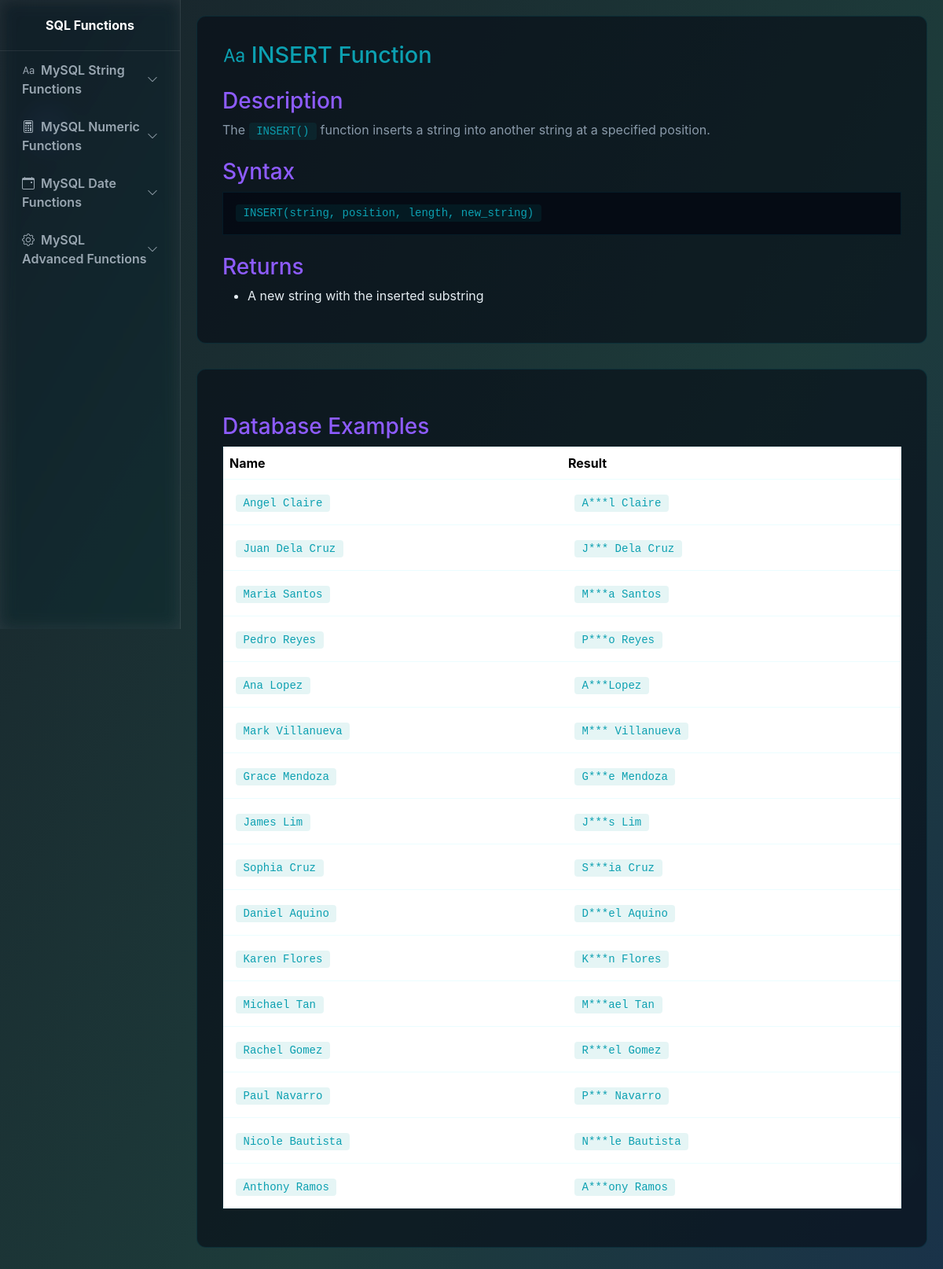
The app's page /pages/string/insert.php with its own data.
### tables this page shows
CREATE TABLE `employee` (
  `ID` int(11) NOT NULL,
  `Name` varchar(50) NOT NULL,
  `Department` varchar(50) NOT NULL,
  `Salary` decimal(10,2) NOT NULL,
  `Hire_Date` date NOT NULL
);

### pages/string/insert.php (the view, shortened to what this page needs)
<!DOCTYPE html>
<html lang="en">
<head>
  <link href="https://cdn.jsdelivr.net/npm/bootstrap@5.3.2/dist/css/bootstrap.min.css" rel="stylesheet">
  <link href="https://cdn.jsdelivr.net/npm/bootstrap-icons@1.10.5/font/bootstrap-icons.css" rel="stylesheet">
    <link href="/IT223-TASK3/style.css" rel="stylesheet">
</head>
<body>
  <aside class="sidebar" id="sidebar">
    <div class="brand">
      <div class="fw-bold">SQL Functions</div>
    </div>
    <nav class="px-2">
      <a class="nav-link d-flex justify-content-between align-items-center"
         data-bs-toggle="collapse" href="#stringFunctions" role="button"
         aria-expanded="false" aria-controls="stringFunctions">
        <span><i class="bi bi-type me-2"></i>MySQL String Functions</span>
        <i class="bi bi-chevron-down small"></i>
      </a>
      <a class="nav-link d-flex justify-content-between align-items-center"
         data-bs-toggle="collapse" href="#numericFunctions" role="button"
         aria-expanded="false" aria-controls="numericFunctions">
        <span><i class="bi bi-calculator me-2"></i>MySQL Numeric Functions</span>
        <i class="bi bi-chevron-down small"></i>
      </a>
      <a class="nav-link d-flex justify-content-between align-items-center"
         data-bs-toggle="collapse" href="#dateFunctions" role="button"
         aria-expanded="false" aria-controls="dateFunctions">
        <span><i class="bi bi-calendar-event me-2"></i>MySQL Date Functions</span>
        <i class="bi bi-chevron-down small"></i>
      </a>
      <a class="nav-link d-flex justify-content-between align-items-center"
         data-bs-toggle="collapse" href="#advancedFunctions" role="button"
         aria-expanded="false" aria-controls="advancedFunctions">
        <span><i class="bi bi-gear me-2"></i>MySQL Advanced Functions</span>
        <i class="bi bi-chevron-down small"></i>
      </a>
    </nav>
  </aside>
<div class="page-content">
  <div class="function-card">
    <h2><i class="bi bi-type me-2"></i>INSERT Function</h2>
    <h3>Description</h3>
    <p>The <code>INSERT()</code> function inserts a string into another string at a specified position.</p>
    <h3>Syntax</h3>
    <pre><code>INSERT(string, position, length, new_string)</code></pre>
    <h3>Returns</h3>
    <ul style="color: #e6eef3;">
      <li>A new string with the inserted substring</li>
    </ul>
  </div>
  <div class="function-card">
    <h3>Database Examples</h3>
    <table class="table example-table">
      <thead>
        <tr>
          <th>Name</th>
          <th>Result</th>
        </tr>
      </thead>
      <tbody>
        <?php
          include "../../config.php";
              $sql = "SELECT ID, Name, Department, INSERT(Name, 2, 3, '***') AS inserted_string FROM employee LIMIT 20";
              $result = $conn->query($sql);
              if ($result) {
                while ($row = $result->fetch_assoc()) {
                  echo "<tr>";
                  echo "<td><code>" . htmlspecialchars($row['Name']) . "</code></td>";
                  echo "<td><code>" . htmlspecialchars($row['inserted_string']) . "</code></td>";
                  echo "</tr>";
                }
              } else {
                echo "<tr><td colspan=\"4\">Query error: " . htmlspecialchars($conn->error) . "</td></tr>";
              }
        ?>
      </tbody>
    </table>
  </div>
</div>
</body>
</html>

### style.css (style rules this page uses)
:root { --bg:#0B0F16; --card: rgba(255,255,255,0.05); --glass: rgba(255, 255, 255, 0.06); --glass1: rgba(13, 43, 70, 0.712); --accent1:#00E5FF; --accent2:#8E5CFF; --accent3:#0ca0b1; --muted:#9AA7B2; --glass-border: rgba(255,255,255,0.08); --cardA: rgba(69, 47, 140, 0.701); }
body { margin: 0; font-family: Inter, system-ui, -apple-system, "Segoe UI", Roboto, "Helvetica Neue", Arial; color: #e6eef3; min-height: 100vh; background: radial-gradient(600px 400px at 10% 10%, rgba(92,110,255,0.06), transparent 8%), radial-gradient(700px 450px at 90% 90%, rgba(0,229,168,0.04), transparent 8%); position: relative; overflow-x: hidden; }
.sidebar { width: 230px; position: fixed; height: 100vh; top: 0; left: 0; background: var(--glass); backdrop-filter: blur(10px) saturate(120%); border-right: 1px solid var(--glass-border); color: white; display: flex; flex-direction: column; transition: all .3s ease; z-index: 3000; overflow: hidden; }
.sidebar .brand { text-align: center; padding: 20px; border-bottom: 1px solid var(--glass-border); }
.sidebar nav { flex: 1; overflow-y: auto; padding-bottom: 20px; }
.sidebar nav a, .sidebar nav .nav-link { display: block; color: var(--muted); padding: 12px 20px; text-decoration: none; font-weight: 600; border-radius: 8px; transition: all .2s; }
.page-content { margin-left: 230px; padding: 20px; background: transparent; transition: margin-left .3s; }
h2, h3, h5, h6 { color: var(--accent1); }
.function-card { background: rgba(6, 11, 20, 0.6); border: 1px solid rgba(0, 229, 255, 0.1); border-radius: 12px; padding: 2rem; margin-bottom: 2rem; }
.function-card h2 { color: var(--accent3); font-size: 1.8rem; }
.function-card h3 { color: var(--accent2); margin-top: 1.5rem; }
.function-card p { color: #8a9aaa; }
.function-card code { background: rgba(0, 155, 155, 0.1); color: var(--accent3); padding: 0.2rem 0.6rem; border-radius: 4px; font-family: "Courier New", monospace; }
.function-card pre { background: rgba(6, 11, 20, 0.9); border: 1px solid rgba(0, 229, 255, 0.08); padding: 1rem; overflow-x: auto; color: var(--accent3); }
.example-table { background: rgba(6, 11, 20, 0.5); border: 1px solid rgba(0, 229, 255, 0.08); border-radius: 8px; }
.example-table thead { background: rgba(6, 11, 20, 0.8); color: var(--accent3); }
.example-table td { color: #7a8a99; padding: 1rem; }

### records on screen
employee: Name "Angel Claire", inserted_string "A***l Claire"
employee: Name "Juan Dela Cruz", inserted_string "J*** Dela Cruz"
employee: Name "Maria Santos", inserted_string "M***a Santos"
employee: Name "Pedro Reyes", inserted_string "P***o Reyes"
employee: Name "Ana Lopez", inserted_string "A***Lopez"
employee: Name "Mark Villanueva", inserted_string "M*** Villanueva"
employee: Name "Grace Mendoza", inserted_string "G***e Mendoza"
employee: Name "James Lim", inserted_string "J***s Lim"
employee: Name "Sophia Cruz", inserted_string "S***ia Cruz"
employee: Name "Daniel Aquino", inserted_string "D***el Aquino"
employee: Name "Karen Flores", inserted_string "K***n Flores"
employee: Name "Michael Tan", inserted_string "M***ael Tan"
employee: Name "Rachel Gomez", inserted_string "R***el Gomez"
employee: Name "Paul Navarro", inserted_string "P*** Navarro"
employee: Name "Nicole Bautista", inserted_string "N***le Bautista"
employee: Name "Anthony Ramos", inserted_string "A***ony Ramos"
